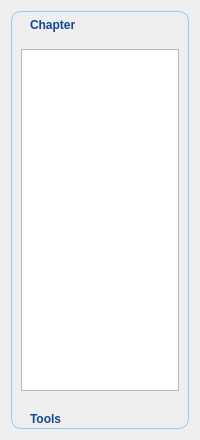
<?xml version="1.0" encoding="UTF-8"?>
<ui version="4.0">
 <class>ToolsSideBar</class>
 <widget class="QWidget" name="ToolsSideBar">
  <property name="geometry">
   <rect>
    <x>0</x>
    <y>0</y>
    <width>200</width>
    <height>440</height>
   </rect>
  </property>
  <property name="minimumSize">
   <size>
    <width>200</width>
    <height>0</height>
   </size>
  </property>
  <property name="maximumSize">
   <size>
    <width>250</width>
    <height>16777215</height>
   </size>
  </property>
  <property name="windowTitle">
   <string>Form</string>
  </property>
  <property name="styleSheet">
   <string notr="true">QToolBox {
    background-color: qlineargradient(
        x1: 0, y1: 0, x2: 0, y2: 1,
        stop: 0 #e3f2fd,
        stop: 1 #bbdefb
    );
    border: 1px solid #90caf9;
    border-radius: 10px;
    font-family: &quot;Microsoft YaHei&quot;, &quot;Arial&quot;;
    font-size: 15px;
    color: #0d47a1;
}


QToolBox::tab {
    padding: 6px 12px;
    padding-left: 14px;
    padding-right: 14px;
    padding-top: 0px;
    padding-bottom: 0px;
    margin-top: 4px;
    min-height: 40px; 
    font-weight: bold;
    border-top-left-radius: 8px;
    border-top-right-radius: 8px;
    color: #0d47a1;
}

/* 选中的tab样式 */
QToolBox::tab:selected {
    color: #0d47a1;
    font-weight: bold;
}

QPushButton {
    background-color: qlineargradient(
        x1: 0, y1: 0, x2: 0, y2: 1,
        stop: 0 #bbdefb,
        stop: 1 #90caf9
    );
    color: blue;
    border: 1px solid #90caf9;
    border-radius: 8px;
    padding: 8px 16px;
    font-family: &quot;Microsoft YaHei&quot;, &quot;Arial&quot;;
    font-size: 13px;
    min-height: 36px;
    min-width: 80px;
}

QPushButton:hover {
    background-color: qlineargradient(
        x1: 0, y1: 0, x2: 0, y2: 1,
        stop: 0 #64b5f6,
        stop: 1 #42a5f5
    );
}

QPushButton:pressed {
    background-color: qlineargradient(
        x1: 0, y1: 0, x2: 0, y2: 1,
        stop: 0 #bbdefb,
        stop: 1 #90caf9
    );
}

QPushButton:disabled {
    background-color: #cfd8dc;
    color: #90a4ae;
    border: 1px solid #b0bec5;
}

</string>
  </property>
  <layout class="QGridLayout" name="gridLayout">
   <item row="0" column="0">
    <widget class="QToolBox" name="toolBox">
     <property name="maximumSize">
      <size>
       <width>200</width>
       <height>16777215</height>
      </size>
     </property>
     <property name="currentIndex">
      <number>0</number>
     </property>
     <widget class="QWidget" name="page">
      <property name="geometry">
       <rect>
        <x>0</x>
        <y>0</y>
        <width>180</width>
        <height>348</height>
       </rect>
      </property>
      <attribute name="label">
       <string>Chapter</string>
      </attribute>
      <layout class="QVBoxLayout" name="verticalLayout">
       <item>
        <widget class="QTreeWidget" name="outline_tree">
         <attribute name="headerVisible">
          <bool>false</bool>
         </attribute>
        </widget>
       </item>
      </layout>
     </widget>
     <widget class="QWidget" name="page_2">
      <property name="geometry">
       <rect>
        <x>0</x>
        <y>0</y>
        <width>180</width>
        <height>348</height>
       </rect>
      </property>
      <attribute name="label">
       <string>Tools</string>
      </attribute>
      <layout class="QVBoxLayout" name="verticalLayout_2">
       <item>
        <widget class="QPushButton" name="btn_open_meta_info_window">
         <property name="text">
          <string>open meta info</string>
         </property>
        </widget>
       </item>
      </layout>
     </widget>
    </widget>
   </item>
  </layout>
 </widget>
 <resources/>
 <connections/>
</ui>
